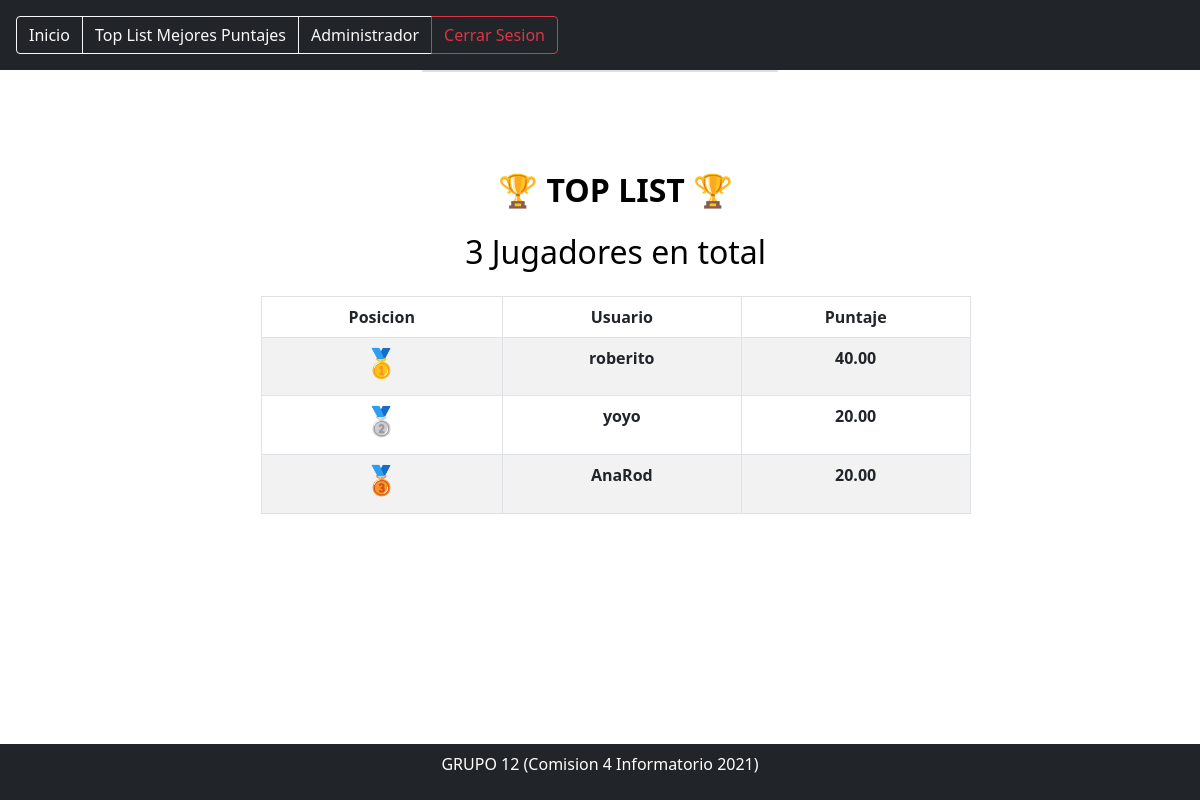
Before: /tablero/ (signed in) with the older database file.
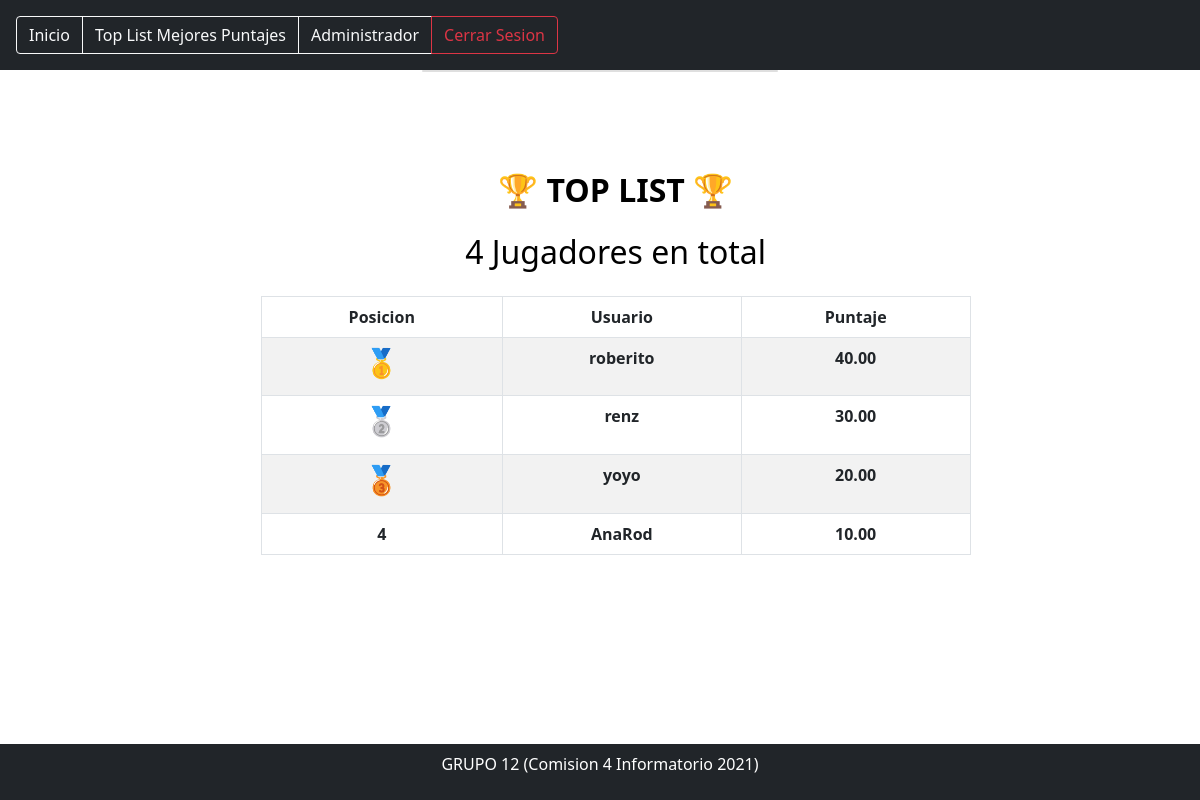
After: the same page with the newer database file.
### juego/models.py (models this page shows, shortened)
class QuizUsuario(models.Model):
	usuario = models.OneToOneField(User, on_delete=models.CASCADE)
	puntaje_total = models.DecimalField(verbose_name='Puntaje Total', default=0, decimal_places=2, max_digits=10)

### juego/views.py (the view)
# urls.py: path('tablero/', tablero, name='tablero'),
@login_required()
def tablero(request):
	total_usaurios_quiz = QuizUsuario.objects.order_by('-puntaje_total')[:10]
	contador = total_usaurios_quiz.count()
	context = {
		'usuario_quiz':total_usaurios_quiz,
		'contar_user':contador
	}
	return render(request, 'juego/tablero.html', context)

### template/juego/tablero.html (shortened to what this page needs)
{% extends 'base.html' %}
{% block content %}
{% include "navbar/navbarinicio.html" %}
<div class="container">
    <div class="row">
        <div class="col-12 col-sm-8 col-md-6 col-lg-4 offset-sm-2 offset-md-3 offset-lg-4">
            <div class="card">
                <form class="box" method="POST" style="color: rgb(0, 0, 0);">
                    <h2 class="text-center ">&#127942 <strong>TOP LIST</strong> &#127942</h2>
                    <h2 class="text-center my-4">{{ contar_user }} Jugadores en total </h2>
                    <table class="table table-striped table-bordered">
		<thead>
			<tr>
				<th><strong>Posicion</strong></th>
				<th><strong>Usuario</strong></th>
				<th><strong>Puntaje</strong></th>
			</tr>
		</thead>
		<tbody>
			{% for user_quiz in usuario_quiz %}
				<tr>
					<th>{% if forloop.counter == 1 %} <h3>&#129351</h3>{% elif forloop.counter == 2 %} <h3>&#129352</h3> {% elif forloop.counter == 3 %} <h3>&#129353</h3>{% else %}{{forloop.counter}}{% endif %}</th>
					<th>{{user_quiz.usuario.username}}</th>
					<th>{{user_quiz.puntaje_total}}</th>
				</tr>
			{% endfor %}
		</tbody>
	</table>
</div>
{% endblock %}

### template/base.html (shortened to what this page needs)
{% load static %}
<!DOCTYPE html>
<html lang="es">
<head>
  <link rel="stylesheet" href="{% static 'css/bootstrap.min.css' %}">
  <link rel="stylesheet" href="{% static 'css/styles.css' %}">
</head>
<body class="bg-image" style="background-image: url('https://mdbootstrap.com/img/Photos/Others/images/76.webp');height: 100vh;">
  {% block content %}
  {% endblock content %}
<footer>
  <div class="footer fixed-bottom bg-dark">
    <p class="text-center text-white p-2">GRUPO 12 (Comision 4 Informatorio 2021)</p>
  </div>
</footer>
</body>
</html>

### template/navbar/navbarinicio.html (shortened to what this page needs)
{% extends 'base.html' %}
{% load static %}
{% block content %}
<nav class="navbar navbar-light bg-dark p-3">
  <div class="btn-group btn-group-toggle" data-toggle="buttons">
      <a class="btn btn-outline-light" href="{% url 'HomeUsuario' %}" >Inicio</a>
      <a class="btn btn-outline-light"  href="{% url 'tablero' %}">Top List Mejores Puntajes</a>
      <a class="btn btn-outline-light" href="{% url 'HomeAdministrador' %}">Administrador</a>
      <a class="btn btn-outline-danger" href= "{% url 'logout_vista' %}">Cerrar Sesion</a>
  </div>
</nav>
{% endblock content %}

### static/css/styles.css (style rules this page uses)
.box { width: 810px; padding: 50px; position: absolute; top: 50%; left: -60%; background: #ffffff; border-radius: 40px; text-align: center; transition: 0.25s; margin-top: 50px }

Changed rows visible on the page:
added QuizUsuario: usuario.username "renz", puntaje_total "30.00"
computed for QuizUsuario "yoyo": text "🥈" → "🥉"
changed QuizUsuario "AnaRod": puntaje_total "20.00" → "10.00"; no longer shows "🥉"
Other visible differences:
{{ contar_user }}: "3" → "4"
